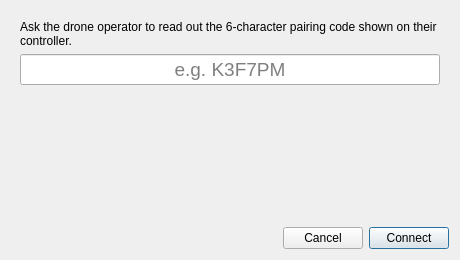
<?xml version="1.0" encoding="UTF-8"?>
<ui version="4.0">
 <class>FlightPairingDialog</class>
 <widget class="QDialog" name="FlightPairingDialog">
  <property name="geometry">
   <rect>
    <x>0</x>
    <y>0</y>
    <width>460</width>
    <height>260</height>
   </rect>
  </property>
  <property name="windowTitle">
   <string>Add Flight Feed</string>
  </property>
  <layout class="QVBoxLayout" name="pairingLayout">
   <item>
    <widget class="QStackedWidget" name="stateStack">
     <property name="currentIndex">
      <number>0</number>
     </property>
     <widget class="QWidget" name="codeEntryPage">
      <layout class="QVBoxLayout" name="codePageLayout">
       <item>
        <widget class="QLabel" name="codeInstructions">
         <property name="text">
          <string>Ask the drone operator to read out the 6-character pairing code shown on their controller.</string>
         </property>
         <property name="wordWrap">
          <bool>true</bool>
         </property>
        </widget>
       </item>
       <item>
        <widget class="QLineEdit" name="codeEdit">
         <property name="maxLength">
          <number>9</number>
         </property>
         <property name="placeholderText">
          <string>e.g. K3F7PM</string>
         </property>
         <property name="font">
          <font>
           <pointsize>14</pointsize>
          </font>
         </property>
         <property name="alignment">
          <set>Qt::AlignCenter</set>
         </property>
        </widget>
       </item>
       <item>
        <widget class="QLabel" name="codeErrorLabel">
         <property name="text">
          <string/>
         </property>
         <property name="wordWrap">
          <bool>true</bool>
         </property>
         <property name="styleSheet">
          <string notr="true">QLabel { color: #c0392b; }</string>
         </property>
        </widget>
       </item>
       <item>
        <spacer name="codePageSpacer">
         <property name="orientation">
          <enum>Qt::Vertical</enum>
         </property>
         <property name="sizeHint" stdset="0">
          <size>
           <width>20</width>
           <height>40</height>
          </size>
         </property>
        </spacer>
       </item>
      </layout>
     </widget>
     <widget class="QWidget" name="negotiatingPage">
      <layout class="QVBoxLayout" name="negotiatingLayout">
       <item>
        <widget class="QLabel" name="negotiatingHeader">
         <property name="text">
          <string>Pairing&#x2026;</string>
         </property>
         <property name="font">
          <font>
           <pointsize>12</pointsize>
           <bold>true</bold>
          </font>
         </property>
        </widget>
       </item>
       <item>
        <widget class="QLabel" name="negotiatingDetail">
         <property name="text">
          <string>Looking up code, exchanging keys, gathering ICE candidates.</string>
         </property>
         <property name="wordWrap">
          <bool>true</bool>
         </property>
        </widget>
       </item>
       <item>
        <widget class="QProgressBar" name="negotiatingProgress">
         <property name="maximum">
          <number>0</number>
         </property>
         <property name="value">
          <number>0</number>
         </property>
        </widget>
       </item>
       <item>
        <spacer name="negotiatingSpacer">
         <property name="orientation">
          <enum>Qt::Vertical</enum>
         </property>
         <property name="sizeHint" stdset="0">
          <size>
           <width>20</width>
           <height>40</height>
          </size>
         </property>
        </spacer>
       </item>
      </layout>
     </widget>
     <widget class="QWidget" name="failedPage">
      <layout class="QVBoxLayout" name="failedLayout">
       <item>
        <widget class="QLabel" name="failedHeader">
         <property name="text">
          <string>Pairing failed</string>
         </property>
         <property name="font">
          <font>
           <pointsize>12</pointsize>
           <bold>true</bold>
          </font>
         </property>
        </widget>
       </item>
       <item>
        <widget class="QLabel" name="failedDetail">
         <property name="text">
          <string/>
         </property>
         <property name="wordWrap">
          <bool>true</bool>
         </property>
        </widget>
       </item>
       <item>
        <spacer name="failedSpacer">
         <property name="orientation">
          <enum>Qt::Vertical</enum>
         </property>
         <property name="sizeHint" stdset="0">
          <size>
           <width>20</width>
           <height>40</height>
          </size>
         </property>
        </spacer>
       </item>
      </layout>
     </widget>
    </widget>
   </item>
   <item>
    <layout class="QHBoxLayout" name="footerRow">
     <item>
      <widget class="QLabel" name="capHintLabel">
       <property name="text">
        <string/>
       </property>
       <property name="styleSheet">
        <string notr="true">QLabel { color: palette(mid); }</string>
       </property>
      </widget>
     </item>
     <item>
      <spacer name="footerSpacer">
       <property name="orientation">
        <enum>Qt::Horizontal</enum>
       </property>
       <property name="sizeHint" stdset="0">
        <size>
         <width>20</width>
         <height>10</height>
        </size>
       </property>
      </spacer>
     </item>
     <item>
      <widget class="QPushButton" name="cancelButton">
       <property name="text">
        <string>Cancel</string>
       </property>
      </widget>
     </item>
     <item>
      <widget class="QPushButton" name="connectButton">
       <property name="text">
        <string>Connect</string>
       </property>
       <property name="default">
        <bool>true</bool>
       </property>
      </widget>
     </item>
    </layout>
   </item>
  </layout>
 </widget>
 <resources/>
 <connections/>
</ui>
